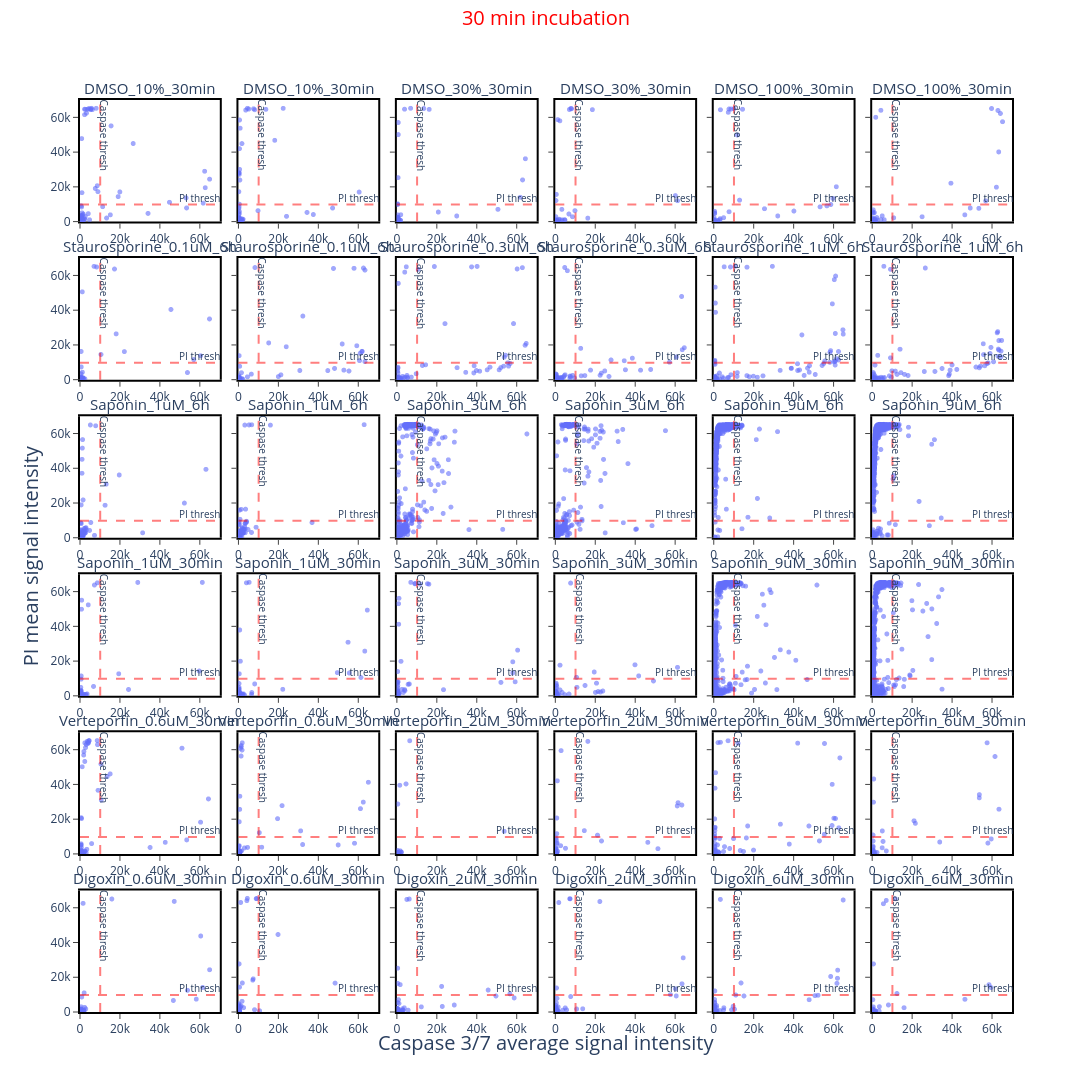

The notebook cell this image was saved under:
### Markdown cell above
<div style="font-size: 0.6em">

## 30 min 

</div>

### Code cell
# Separate wells: each replicate in its own subplot
fig = ctx.cytotox_raw_plot(
    df_30min,
    title="30 min incubation",
    casp_thresh=casp_thresh_30min,
    pi_thresh=PI_thresh_30min,
    merge_replicates=False       
)
